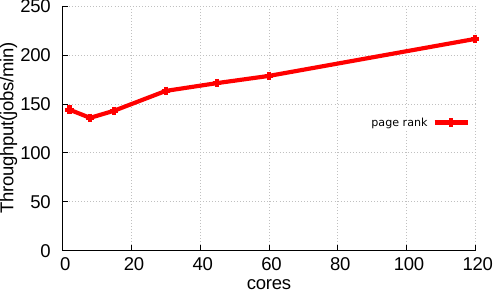

The gnuplot source for this figure:
call "common.gnuplot"

set zeroaxis
set yrange [0:]
set xlabel "cores" font "arial,20"
set ylabel "Throughput(jobs/min)" font "arial,20"
set ytics format " %.0s%c" font "arial,20"
set xtics  font "arial,20"
set title font "arial,20"
set term eps
set output 'pagerank.eps'
set key at graph 1,0.55
set linetype 1 lw 12 lc rgb '#ff0000'
set font  "arial,20"


plot \
"./data/pagerank_default.data" every :::0::0 with lp title "page rank"
